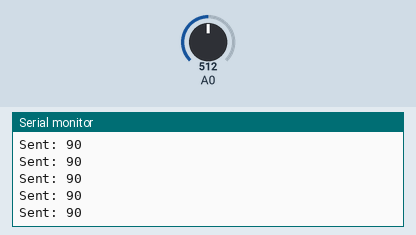
A sketch run on a simulated ESP8266 (NodeMCU). Parts: the last lines printed to the serial monitor. The inputs (shaded band) are chosen by the test bench; at power-on: A0 = 512.

Above: at 1.2 s.
1.3 s: A0 set to 716
At 1.31 s:
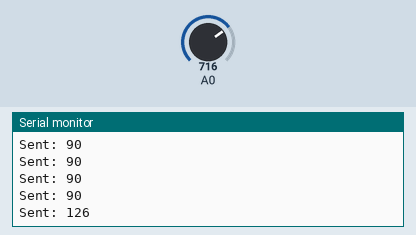
2.8 s: A0 set to 900
At 2.81 s:
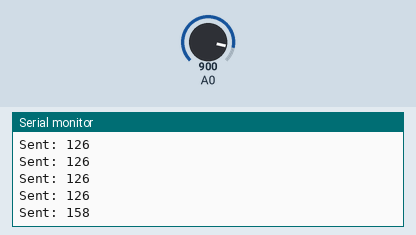
Timing chart, 0 to 5.8 s (numbered marks = the images above; inputs shaded):
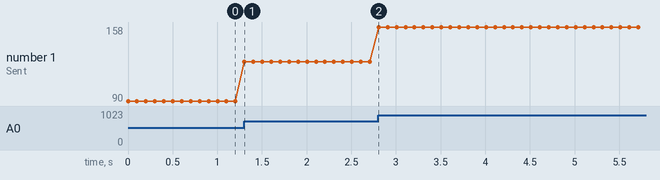

The sketch:

Sender.ino
```cpp
/*
  ESP8266 RS485 Sender
  Reads potentiometer on A0 and sends value over RS485
*/
#include <SoftwareSerial.h>
#define RS485_RX D2
#define RS485_TX D1   // GPIO5
SoftwareSerial rs485(RS485_RX, RS485_TX);
void setup() {
  Serial.begin(115200);
  Serial.println("RS485 Sender Started");

  rs485.begin(9600);   // TX only on ESP8266
}

void loop() {
  int potValue = analogRead(A0);          // 0 - 1023
  int mappedValue = map(potValue, 0, 1023, 0, 180);

  // Send as ASCII message
  rs485.print("S:");
  rs485.println(mappedValue);

  Serial.print("Sent: ");
  Serial.println(mappedValue);

  delay(100);
}
```

Measured:
- after the input at 1.3 s, the serial monitor: prints a new line at once (image 1)
- after the input at 2.8 s, the serial monitor: prints a new line at once (image 2)
- plotted number 1: 90 → 126 after the input at 1.3 s, 126 → 158 after the input at 2.8 s
